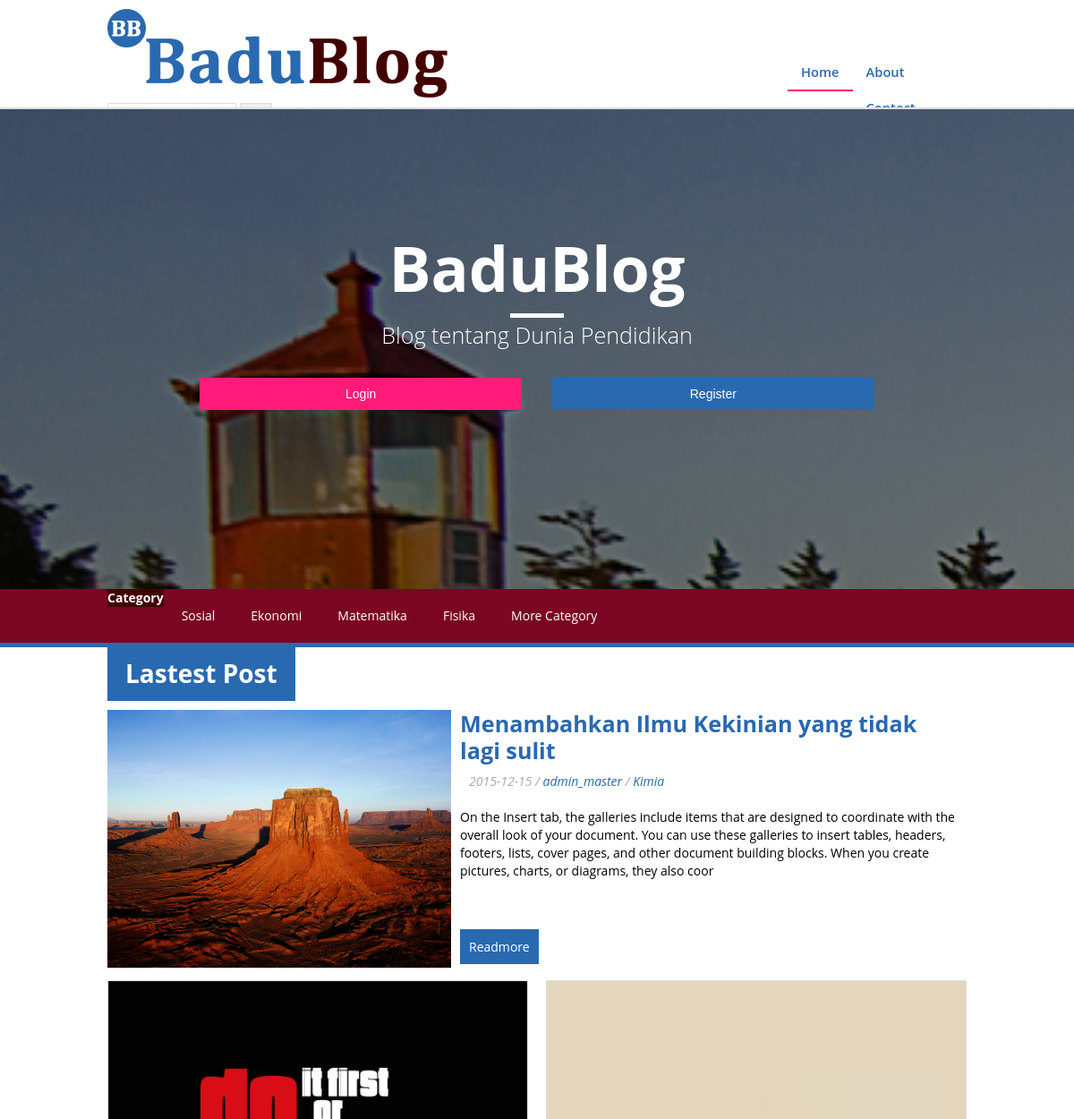
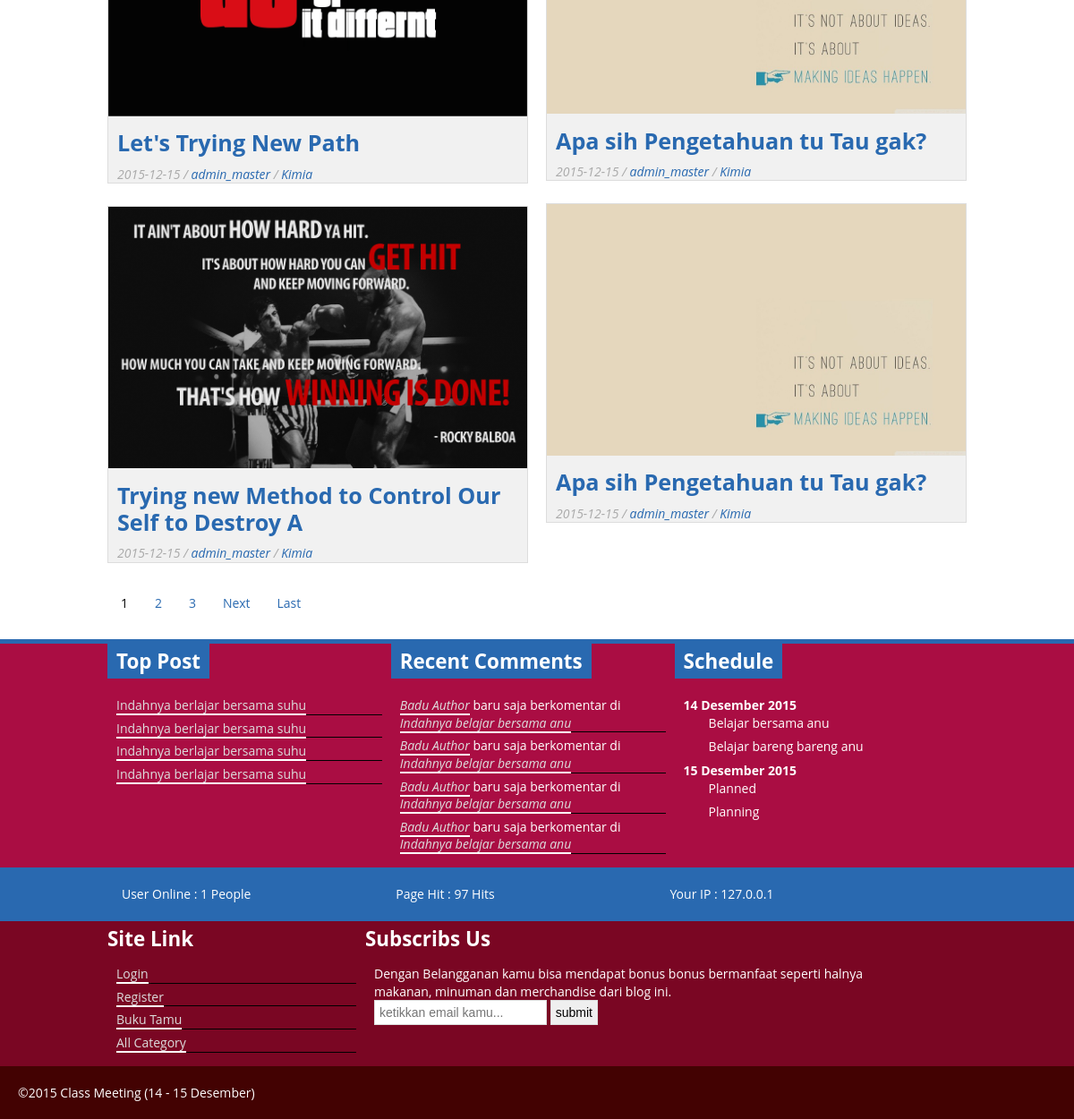
The page / on the database its author committed (2 pictures, top to bottom).
### tables this page shows
CREATE TABLE IF NOT EXISTS `blog_artikel` (
  `artikel_id` int(11) NOT NULL AUTO_INCREMENT,
  `user_id` int(11) NOT NULL,
  `kategori_id` int(11) NOT NULL,
  `judul_artikel` varchar(50) NOT NULL,
  `tanggal_artikel` date NOT NULL,
  `img_artikel` text NOT NULL,
  `isi` text NOT NULL,
  PRIMARY KEY (`artikel_id`)
);

CREATE TABLE IF NOT EXISTS `blog_user` (
  `user_id` int(11) NOT NULL AUTO_INCREMENT,
  `username` varchar(32) NOT NULL,
  `password` varchar(32) NOT NULL,
  `email` text NOT NULL,
  PRIMARY KEY (`user_id`)
);

### inc/class.php (called while the page is built, shortened)
<?php
	class Blog{
		public function koneksi(){
			$koneksi = mysqli_connect("localhost","root","","lks_sekolah_2015");
			if($koneksi)
				return $koneksi;
		}
		public function snippet($s){
			$word = substr($s, 0, 300);
			return $word;
		}
	}
	$blog = new Blog;
?>

### post.php (the view)
<div class='post'>
		<div class='post-first'>
			<h1>Lastest Post</h1><div class='clear'></div>
			<?php
				$q = mysqli_query($blog->koneksi(),"SELECT a.artikel_id, a.user_id, a.kategori_id, a.judul_artikel, a.tanggal_artikel, a.img_artikel, a.isi, b.username FROM blog_artikel AS a INNER JOIN blog_user AS b ON a.user_id = b.user_id LIMIT 0 , 1");
				$qk = mysqli_query($blog->koneksi(),"SELECT a.kategori_id, b.judul_kategori FROM blog_artikel AS a INNER JOIN blog_kategori AS b ON a.kategori_id = b.kategori_id LIMIT 0 , 1");
				$qq = mysqli_fetch_array($q);
				$qc = mysqli_fetch_array($qk);
			?>
			<div class='post-thumb'>
				<a href='article.php?id=<?php echo $qq['artikel_id'];?>' title='<?php echo $qq['judul_artikel'];?>'><img src='assets/image/<?php echo $qq['img_artikel'];?>' alt='<?php echo $qq['judul_artikel'];?>'/></a>
			</div>
			<div class='post-content'>
				<h2 class='post-title'><a href='article.php?id=<?php echo $qq['artikel_id'];?>'><?php echo $qq['judul_artikel'];?></a></h2>
				<span><?php echo $qq['tanggal_artikel'];?> / <a href='#'><?php echo $qq['username'];?></a> / <a href='category.php?id=<?php echo $qc['kategori_id'];?>'><?php echo $qc['judul_kategori'];?></a> </span>
				<p><?php echo $blog->snippet($qq['isi']);?>
				</p>
				<a href='article.php?id=<?php echo $qq['artikel_id'];?>' class='read-more'>Readmore</a>
			</div>
		</div>
		<div class='post-second'>
			<ul class='column-post'>
			<?php
				$q = mysqli_query($blog->koneksi(),"SELECT a.artikel_id, a.user_id, a.kategori_id, a.judul_artikel, a.tanggal_artikel, a.img_artikel, a.isi, b.username FROM blog_artikel AS a INNER JOIN blog_user AS b ON a.user_id = b.user_id LIMIT 1 , 4");
				$qk = mysqli_query($blog->koneksi(),"SELECT a.kategori_id, b.judul_kategori FROM blog_artikel AS a INNER JOIN blog_kategori AS b ON a.kategori_id = b.kategori_id LIMIT 1 , 4");
				while($qq = mysqli_fetch_array($q)){
				 $qc = mysqli_fetch_array($qk);
			?>
				<li>
					<div class='box'>
						<a href='article.php?id=<?php echo $qq['artikel_id'];?>' title='<?php echo $qq['judul_artikel'];?>'><img src='assets/image/<?php echo $qq['img_artikel'];?>' alt='<?php echo $qq['judul_artikel'];?>'/></a>
						<div class='post-content'>
							<h2 class='post-title'><a href='article.php?id=<?php echo $qq['artikel_id'];?>' title='<?php echo $qq['judul_artikel'];?>'><?php echo $qq['judul_artikel'];?></a></h2>
							<span><?php echo $qq['tanggal_artikel'];?> / <a href='#'><?php echo $qq['username'];?></a> / <a href='#'><?php echo $qc['judul_kategori'];?></a> </span>
						</div>
					</div>
				</li>
			<?php
				};
			?>
			</ul>
			<div class='paging'>
				<ul>
					<li class='selected'>1</li>
					<li><a href='#'>2</a></li>
					<li><a href='#'>3</a></li>
					<li><a href='#'>Next</a></li>
					<li><a href='#'>Last</a></li>
				</ul>
			</div>
		</div>
	</div>

### index.php (shortened to what this page needs)
<?php
 require_once "inc/class.php";
?>
<!DOCTYPE html>
<html>
<head>
<?php
 require_once "meta.php";
?>
</head>
<body>
 <header>
 <?php
  require_once "header.php";
 ?>
 </header>
 <main>
 <?php
  require_once "main.php";
 ?>
 </main>
 <?php
  require_once "menu.php";
 ?>
 <section>
 	<article>
 		<?php
 		  require_once "post.php";
 		?>
 	</article>
 </section>
 <aside>
	 <?php
	 	require_once "sidebar.php";
	 ?>
 </aside>
 <footer>
 <?php
  require_once "footer.php";
 ?>
 </footer>
</body>
</html>

### meta.php (shortened to what this page needs)
<link href='inc/style.css' type='text/css' rel='stylesheet'/>

### header.php (shortened to what this page needs)
<div class='header'>
  <div class='header-left'>
  	<a href='index.php' title='Blog Title'><img src='assets/image/logo-header.png'></a>
  </div>
  <nav class='top-menu'>
  	<ul>
  		<li class='selected'><a href='index.php'>Home</a></li>
  		<li><a href='about.php'>About</a></li>
  		<li><a href='contact.php'>Contact</a></li>
  	</ul>
  	<div class='cari'>
		<form method='post' action=''>
			<input type='search' name='cari' placeholder='ketik artikel yang ingin dicari...'/>
			<input type='submit' name='submit' value='cari'/>
		</form>
	</div>
  </nav>
  </div>

### main.php
<div class='container'>
		<h1>BaduBlog</h1>
		<hr class='small'/>
		<h2>Blog tentang Dunia Pendidikan</h2>
		<?php
			if(isset($_SESSION['admin'])&&!empty($_SESSION['admin'])){
				$b_a = 'admin.php';
				$b_b = 'Control Panel';
				$a_a = 'admin.php?page=logout';
				$a_b = 'Logout';
			}else{
				$b_a = 'login.php';
				$b_b = 'Login';
				$a_a = 'register.php';
				$a_b = 'Register';
			}
		?>
		<button class='login'><a href='<?php echo $b_a;?>'><?php echo $b_b;?></a></button>
		<button class='register'><a href='<?php echo $a_a;?>'><?php echo $a_b;?></a></button>
	</div>

### menu.php
<nav class='menu'>
 	<div class='wrapper'>
	 	<ul>
	 		<li class='cat'>Category</li>
	 		<li><a href='#'>Sosial</a></li>
	 		<li><a href='#'>Ekonomi</a></li>
	 		<li><a href='#'>Matematika</a></li>
	 		<li><a href='#'>Fisika</a></li>
	 		<li><a href='#'>More Category</a></li>
	 	</ul>
	 </div>
 </nav>

### sidebar.php (shortened to what this page needs)
<div class='sidetop'>
	 	<div class='wrapper'>
	 		<div class='sidebar'>
	 			<h3>Top Post</h3>
	 			<div class='side-content'>
		 			<ul>
		 				<li><a href='#'>Indahnya berlajar bersama suhu</a></li>
		 				<li><a href='#'>Indahnya berlajar bersama suhu</a></li>
		 				<li><a href='#'>Indahnya berlajar bersama suhu</a></li>
		 				<li><a href='#'>Indahnya berlajar bersama suhu</a></li>
		 			</ul>
		 		</div>
	 		</div>
	 		<div class='sidebar'>
	 			<h3>Recent Comments</h3>
	 			<div class='side-content com'>
		 			<ul>
		 				<li><a href='#'>Badu Author</a> baru saja berkomentar di <a href='#'>Indahnya belajar bersama anu</a></li>
		 				<li><a href='#'>Badu Author</a> baru saja berkomentar di <a href='#'>Indahnya belajar bersama anu</a></li>
		 				<li><a href='#'>Badu Author</a> baru saja berkomentar di <a href='#'>Indahnya belajar bersama anu</a></li>
		 				<li><a href='#'>Badu Author</a> baru saja berkomentar di <a href='#'>Indahnya belajar bersama anu</a></li>
		 			</ul>
		 		</div>
	 		</div>
	 		<div class='sidebar'>
	 			<h3>Schedule</h3>
	 			<div class='side-content'>
		 			<dl>
		 				<dt>14 Desember 2015</dt>
			 				<dd>Belajar bersama anu</dd>
			 				<dd>Belajar bareng bareng anu</dd>
			 			<dt>15 Desember 2015</dt>
			 				<dd>Planned</dd>
			 				<dd>Planning</dd>
			 		</dl>
			 	</div>
		 	</div>
	 	</div>
	 </div>
	 <div class='sidecenter'>
	 	<div class='wrapper'>
	 		<div class='sidebar'>User Online : 1 People</div>
	 		<?php
	 			$q = mysqli_query($blog->koneksi(),"SELECT * FROM blog_statistik");
	 			$total = mysqli_num_rows($q);
	 		?>
	 		<div class='sidebar'>Page Hit : <?php echo $total;?> Hits</div>
	 		<div class='sidebar'>Your IP : <?php echo $_SERVER['REMOTE_ADDR'];?></div>
	 	</div>
	 </div>
	 <div class='sidebottom'>
	 	<div class='wrapper'>
	 		<div class='sideleft'>
	 			<h3>Site Link</h3>
	 			<div class='side-content'>
		 			<ul>
		 				<li><a href='login.php'>Login</a></li>
		 				<li><a href='register.php'>Register</a></li>
		 				<li><a href='shuotbox.php'>Buku Tamu</a></li>
		 				<li><a href='category.php'>All Category</a></li>
		 			</ul>
		 		</div>
	 		</div>
	 		<div class='sideright'>
	 			<h3>Subscribs Us</h3>
	 			<div class='side-content'>
	 				<p>Dengan Belangganan kamu bisa mendapat bonus bonus bermanfaat seperti halnya makanan, minuman dan merchandise dari blog ini.</p>
	 				<form method='post' action=''>
	 					<input type='email' name='email' placeholder='ketikkan email kamu...'/>
	 					<input type='submit' name='kirim' value='submit'/>
	 				</form>
	 		</div>
	 	</div>
	 </div>

### footer.php (shortened to what this page needs)
<p class='left'>&copy;2015 Class Meeting (14 - 15 Desember)</p>

### rows shown on the page
blog_artikel: img_artikel (picture), judul_artikel "Menambahkan Ilmu Kekinian yang tidak lagi sulit", tanggal_artikel "2015-12-15", user.username "admin_master", isi "On the Insert tab, the galleries include items that are designed to coordinate with the overall look of your document. You can use these galleries to insert tables, headers, footers, lists, cover pages, and other document building blocks. When you create pictures, charts, or diagrams, they also coor"
blog_artikel: img_artikel (picture), judul_artikel "Let's Trying New Path", tanggal_artikel "2015-12-15", user.username "admin_master", judul_kategori "Kimia"
blog_artikel: img_artikel (picture), judul_artikel "Trying new Method to Control Our Self to Destroy A", tanggal_artikel "2015-12-15", user.username "admin_master", judul_kategori "Kimia"
blog_artikel: img_artikel (picture), judul_artikel "Apa sih Pengetahuan tu Tau gak?", tanggal_artikel "2015-12-15", user.username "admin_master", judul_kategori "Kimia"
blog_artikel: img_artikel (picture), judul_artikel "Apa sih Pengetahuan tu Tau gak?", tanggal_artikel "2015-12-15", user.username "admin_master", judul_kategori "Kimia"

### other values the page prints
$b_b "Login"
$a_b "Register"
$qc['judul_kategori'] "Kimia"
$total "97"
$_SERVER['REMOTE_ADDR'] "127.0.0.1"
